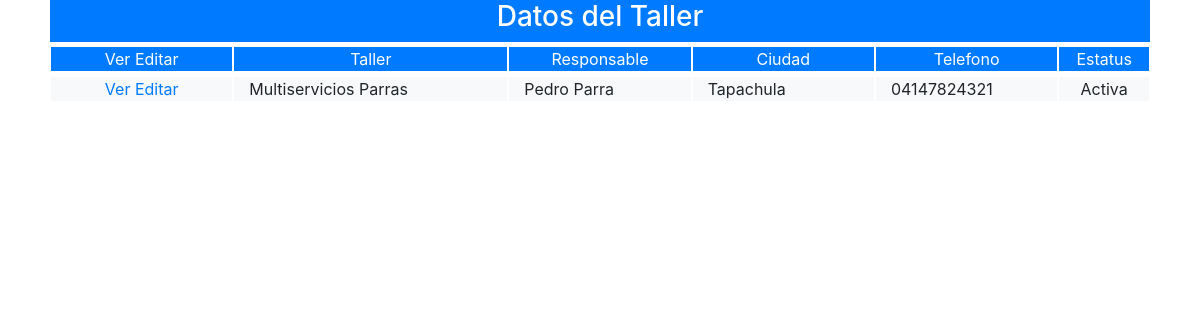
The app's page /frontend/pantalla/taller/listar_taller.php with its own data.
### tables this page shows
CREATE TABLE IF NOT EXISTS `taller` (
  `cod_tal` int(11) NOT NULL AUTO_INCREMENT,
  `nom_tal` varchar(50) NOT NULL,
  `ubi_tal` varchar(50) NOT NULL,
  `te1_tal` varchar(15) NOT NULL,
  `te2_tal` varchar(15) DEFAULT NULL,
  `res_tal` varchar(50) NOT NULL,
  `ema_tal` varchar(80) NOT NULL,
  `fky_banco` int(11) NOT NULL,
  `cue_tal` varchar(20) NOT NULL,
  `tip_tal` char(1) NOT NULL,
  `fky_ciudad` int(11) NOT NULL,
  `est_tal` char(1) NOT NULL,
  PRIMARY KEY (`cod_tal`),
  KEY `fky_banco` (`fky_banco`),
  KEY `fky_ciudad` (`fky_ciudad`)
);

CREATE TABLE IF NOT EXISTS `ciudad` (
  `cod_ciu` int(11) NOT NULL AUTO_INCREMENT,
  `nom_ciu` varchar(35) NOT NULL,
  `fky_estado` int(11) NOT NULL,
  `est_ciu` char(1) NOT NULL,
  PRIMARY KEY (`cod_ciu`),
  KEY `fky_estado` (`fky_estado`)
);

### backend/clase/permiso.class.php (called while the page is built, shortened)
<?php
require_once("utilidad.class.php");
class permiso extends utilidad
{   public $cod_per;
	public function validar_acceso($id_opc,$fky_usuario)
	{
		$sql="select est_per
		      from  permiso
		      where
		      fky_opcion=$id_opc and
		      fky_usuario=$fky_usuario";
		      return $this->ejecutar($sql);
	}
}
?>

### backend/clase/utilidad.class.php (called while the page is built, shortened)
<?php
class utilidad
{
    private $servidor="localhost";
    private $usuario="root";
    private $clave="";
    private $base_datos="febrero";
    public  $mysqli;
   public function conectar(){
   		$this->mysqli = new mysqli($this->servidor, $this->usuario, $this->clave, $this->base_datos);
   }
	public function ejecutar($sql){
		return $this->mysqli->query($sql);
	}
	public function extraer_dato($pun_bds){
		return $pun_bds->fetch_assoc();
	}
}
?>

### backend/clase/taller.class.php (called while the page is built, shortened)
<?php
require_once("utilidad.class.php");
class taller extends utilidad
{
   public function filtrar($cod_tal,$nom_tal,$est_tal){
        $filtro1 = ($cod_tal!="") ? "and cod_tal=$cod_tal":"";
        $filtro2 = ($nom_tal!="") ? "and nom_tal like '%$nom_tal%'":"";
        $filtro3 = ($est_tal!="") ? "and est_tal='$est_tal'":"";
        $sql="select t.*,c.nom_ciu,e.cod_est,e.nom_est from taller t,ciudad c,estado e where t.fky_ciudad=cod_ciu and c.fky_estado=e.cod_est $filtro1 $filtro2 $filtro3;";
        return $this->ejecutar($sql);
   }
}
?>

### frontend/pantalla/taller/listar_taller.php (the view, shortened to what this page needs)
<?php
require("../../../backend/clase/taller.class.php");
require("../../../backend/clase/permiso.class.php");
$obj=new taller;
$objPermiso=new permiso;
$permiso=$objPermiso->validar_acceso($opcion=1,$fky_usuario=1,$token=md5("12345"));
$acceso=$objPermiso->extraer_dato($permiso);
if($acceso["est_per"]=="A")
{
?>
<!DOCTYPE html>
<html lang="en">
<head>
	<link rel="stylesheet" href="../../bootstrap-4.0/css/bootstrap.min.css">
</head>
<body>
<form action="listar_taller.php" method="POST">
	<div class="container-fluid">
	<div class="row justify-content-center">
	<div class="col-11 text-center ">
	 <div class="row bg-primary text-white">
	 	 <div class="col-12 text-center">
	  	<h3>Datos del Taller</h3>
	 	 </div>
	  </div>
	  <div class="row mt-1 bg-primary text-white text-center">
	  	<div class="col-md-2 col-12 border border-white">
		  Ver
		  Editar
		</div>
		<div class="col-md-3 col-12 border border-white ">
		     <span>Taller</span>
		</div>
		<div class="col-md-2 col-12 border border-white ">
		     <span>Responsable</span>
		</div>
		<div class="col-md-2 col-12 border border-white ">
		     <span>Ciudad</span>
		</div>
		<div class="col-md-2 col-12 border border-white ">
		     <span>Telefono</span>
		</div>
		<div class="col-md-1 col-12 border border-white">
		     <span>Estatus</span>
		</div>
		</div>
	    <div class="row mt-1 justify-content-center bg-light">
		<?php
		$resultado=$obj->filtrar("",$obj->nom_tal,"");
		while(($datos=$obj->extraer_dato($resultado))>0){
		?>
		<div class="col-md-2 col-12 border border-white text-center">
		  <a href="<?php echo "ver_taller.php?cod_tal=$datos[cod_tal]"?>">Ver</a>
		  <a href="<?php echo "modificar_taller.php?cod_tal=$datos[cod_tal]"?>">Editar</a>
		</div>
		<div class="col-md-3 col-12 border border-white text-left">
		     <span><?php echo $datos['nom_tal']; ?></span>
		</div>
		<div class="col-md-2 col-12 border border-white text-left">
		     <span><?php echo $datos['res_tal']; ?></span>
		</div>
		<div class="col-md-2 col-12 border border-white text-left">
		     <span><?php echo $datos['nom_ciu']; ?></span>
		</div>
		<div class="col-md-2 col-12 border border-white text-left">
		     <span><?php echo $datos['te1_tal']; ?></span>
		</div>
		<div class="col-md-1 col-12 border border-white">
		     <span>
		     	<?php echo ($datos['est_tal']=="A") ? "Activa":"Inactiva"; ?>
		     </span>
		</div>
		<?php
		}
		?>
	  </div>
	  </div>
	 </div>
	</div>
</form>
</body>
</html>
<?php
}else{
	$obj->mensaje("danger","No tienes permiso de accesar a esta p&aacute;gina");
}
?>

### records on screen
taller: nom_tal "Multiservicios Parras", res_tal "Pedro Parra", fky_ciudad.nom_ciu "Tapachula", te1_tal "04147824321", est_tal "Activa"
